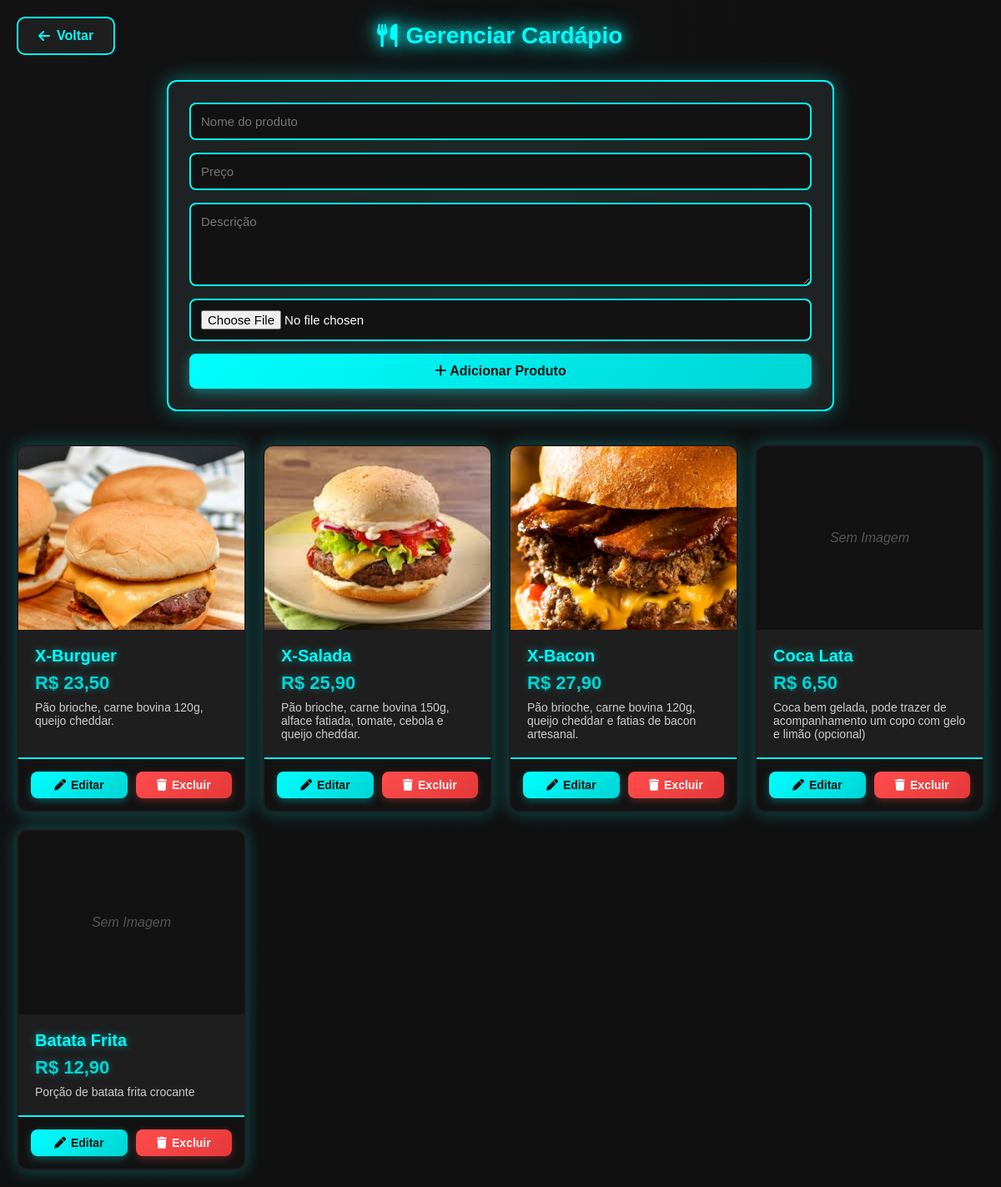
Screenshot of /cardapio.php (signed in) with the database file from the repository.
### tables this page shows
CREATE TABLE `produtos` (
  `id` int(11) NOT NULL AUTO_INCREMENT,
  `nome` varchar(100) NOT NULL,
  `descricao` text DEFAULT NULL,
  `preco` decimal(10,2) NOT NULL,
  `imagem` varchar(255) DEFAULT NULL,
  PRIMARY KEY (`id`)
);

### cardapio.php (the view, shortened to what this page needs)
<?php
include "config.php";
$targetDir = "uploads/";
$produtos = $conn->query("SELECT * FROM produtos");
?>
<!DOCTYPE html>
<html lang="pt-BR">
<head>
    <link rel="stylesheet" href="css/cardapio.css?e=<?php echo rand(0, 10000) ?>">
    <link rel="stylesheet" href="https://cdnjs.cloudflare.com/ajax/libs/font-awesome/6.5.0/css/all.min.css">
</head>
<body>
    <div class="header-page">
        <a href="painel_dono.php" class="btn-voltar-top"><i class="fa fa-arrow-left"></i> Voltar</a>
        <h1><i class="fa fa-utensils"></i> Gerenciar Cardápio</h1>
    </div>
    <form method="post" enctype="multipart/form-data">
        <input type="text" name="nome" placeholder="Nome do produto" required>
        <input type="number" step="0.01" name="preco" placeholder="Preço" required>
        <textarea name="descricao" placeholder="Descrição"></textarea>
        <input type="file" name="imagem" accept="image/*">
        <button type="submit" name="adicionar"><i class="fa fa-plus"></i> Adicionar Produto</button>
    </form>
    <div class="produtos-container">
        <?php while ($row = $produtos->fetch_assoc()): ?>
            <div class="card-produto">
                <?php if ($row['imagem'] && file_exists($targetDir . $row['imagem'])): ?>
                    <img src="<?= $targetDir . $row['imagem'] ?>" alt="<?= $row['nome'] ?>" class="card-img">
                <?php else: ?>
                    <div class="card-img-placeholder">Sem Imagem</div>
                <?php endif; ?>
                <div class="card-info">
                    <h3><?= $row['nome'] ?></h3>
                    <p class="preco">R$ <?= number_format($row['preco'], 2, ',', '.') ?></p>
                    <p class="descricao"><?= $row['descricao'] ?></p>
                </div>
                <div class="card-acoes">
                    <a href="editar_produto.php?id=<?= $row['id'] ?>" class="editar"><i class="fa fa-pen"></i> Editar</a>
                    <a href="cardapio.php?delete=<?= $row['id'] ?>" class="delete"
                        onclick="return confirm('Tem certeza que deseja excluir?')"><i class="fa fa-trash"></i> Excluir</a>
                </div>
            </div>
        <?php endwhile; ?>
    </div>
</body>
</html>

### rows the page displays
produtos: imagem (picture), nome "X-Burguer", preco "23,50", descricao "Pão brioche, carne bovina 120g, queijo cheddar."
produtos: imagem (picture), nome "X-Salada", preco "25,90", descricao "Pão brioche, carne bovina 150g, alface fatiada, tomate, cebola e queijo cheddar."
produtos: imagem (picture), nome "X-Bacon", preco "27,90", descricao "Pão brioche, carne bovina 120g, queijo cheddar e fatias de bacon artesanal."
produtos: imagem "Sem Imagem", nome "Coca Lata", preco "6,50", descricao "Coca bem gelada, pode trazer de acompanhamento um copo com gelo e limão (opcional)"
produtos: imagem "Sem Imagem", nome "Batata Frita", preco "12,90", descricao "Porção de batata frita crocante"
